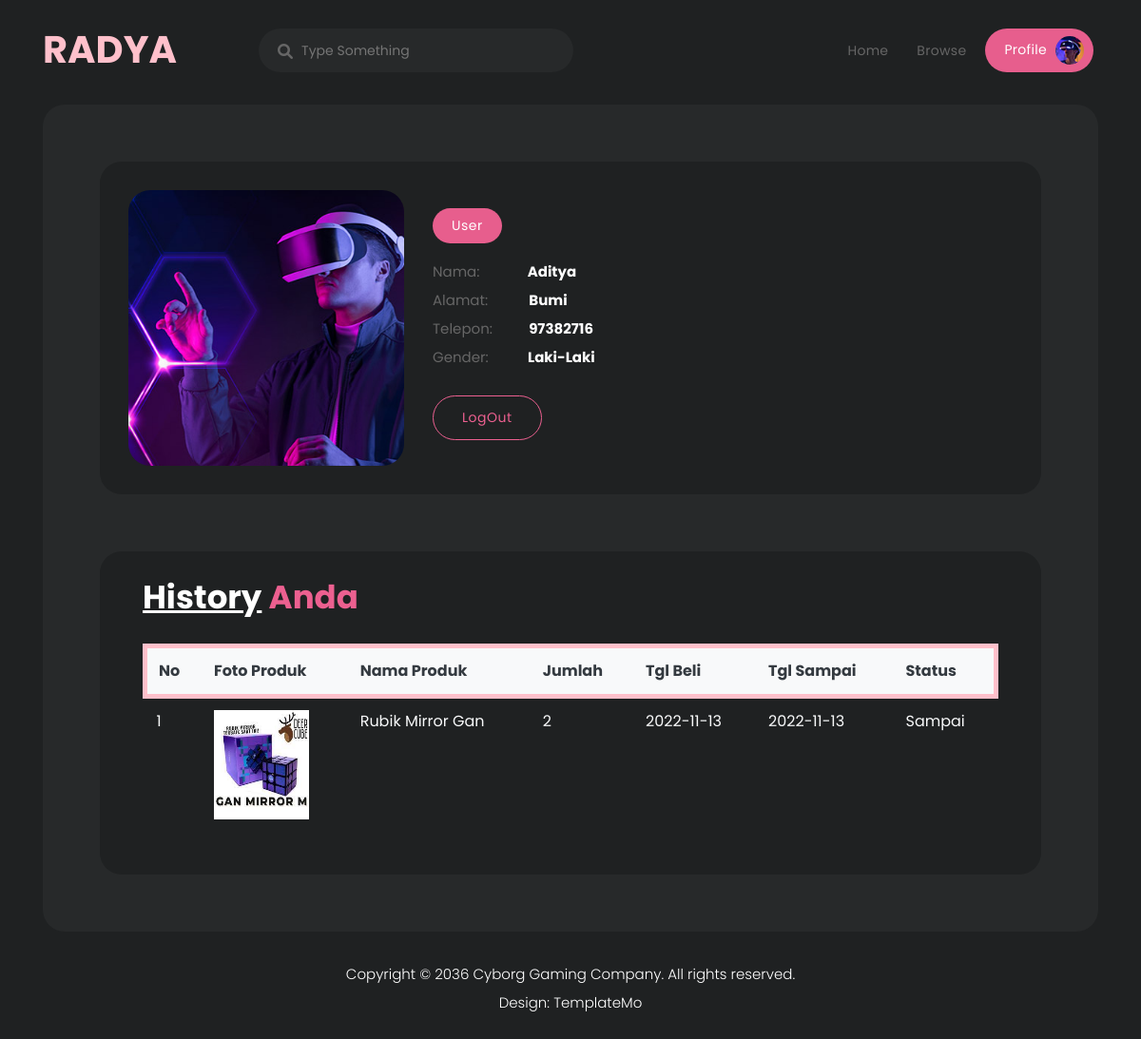
Screenshot of /user/profile.php (signed in) with the database file from the repository.
### tables this page shows
CREATE TABLE `user` (
  `id_user` int(100) NOT NULL,
  `nama` varchar(225) NOT NULL,
  `gender` enum('Laki-Laki','Perempuan') NOT NULL,
  `alamat` varchar(225) NOT NULL,
  `no_tlp` varchar(225) NOT NULL,
  `username` varchar(225) NOT NULL,
  `password` varchar(255) NOT NULL,
  `status` enum('user','petugas') NOT NULL
);

CREATE TABLE `transaksi` (
  `id_transaksi` int(100) NOT NULL,
  `id_produk` int(100) NOT NULL,
  `id_user` int(100) NOT NULL,
  `nama_produk` varchar(225) NOT NULL,
  `foto_produk` varchar(100) NOT NULL,
  `jumlah` int(11) NOT NULL,
  `tgl_beli` date NOT NULL,
  `tgl_selesai` date NOT NULL,
  `status` enum('Proses','Dikirim','Sampai') NOT NULL
);

### user/profile.php (the view, shortened to what this page needs)
<!DOCTYPE html>
<html lang="en">
  <head>
    <link href="../vendor/bootstrap/css/bootstrap.min.css" rel="stylesheet">
    <link rel="stylesheet" href="../assets/css/fontawesome.css">
    <link rel="stylesheet" href="../assets/css/templatemo-cyborg-gaming.css">
    <link rel="stylesheet" href="../assets/css/owl.css">
    <link rel="stylesheet" href="../assets/css/animate.css">
    <link rel="stylesheet"href="https://unpkg.com/swiper@7/swiper-bundle.min.css"/>
  </head>
<body>
  <header class="header-area header-sticky">
    <div class="container">
        <div class="row">
            <div class="col-12">
                <nav class="main-nav">
                    <a href="home.php" class="logo">
                    <h1 style="color:pink;">RADYA</h1>
                    </a>
                    <div class="search-input">
                      <form id="search" action="#">
                        <input type="text" placeholder="Type Something" id='searchText' name="searchKeyword" onkeypress="handle" />
                        <i class="fa fa-search"></i>
                      </form>
                    </div>
                    <ul class="nav">
                        <li><a href="home.php">Home</a></li>
                        <li><a href="https://www.tokopedia.com/" onclick="return confirm('Anda akan menuju tokopedia')" target="_blank">Browse</a></li>
                        <li><a href="profile.php" class="active">Profile <img src="assets/images/profile-header.jpg" alt=""></a></li>
                    </ul>
                </nav>
            </div>
        </div>
    </div>
  </header>
  <div class="container">
    <div class="row">
      <div class="col-lg-12">
        <div class="page-content">
          <div class="row">
            <div class="col-lg-12">
              <div class="main-profile ">
                <div class="row">
                  <div class="col-lg-4">
                    <img src="assets/images/profile.jpg" alt="" style="border-radius: 23px;">
                  </div>
                  <?php
                  include'../koneksi.php';
                  $qry_user=mysqli_query($sambung,"select * from user where username='".$_SESSION['username']."'");
                  $data_user=mysqli_fetch_array($qry_user);
                  ?>
                  <div class="col-lg-4 align-self-center">
                    <div class="main-info header-text">
                        <a href="#"><span><?=$_SESSION['status']?></span></a>
                      <p>Nama:<b style="color:white; margin-left:47px;">  <?=$_SESSION['nama']?></b></p>
                      <p>Alamat:<b style="color:white; margin-left:40px;">  <?=$data_user['alamat']?></b></p>
                      <p>Telepon:<b style="color:white; margin-left:35px;">  <?=$data_user['no_tlp']?></b></p>
                      <p>Gender:<b style="color:white; margin-left:38px;">  <?=$data_user['gender']?></b></p>
                      <div class="main-border-button">
                          <a href="../logout.php" onclick="return confirm('Ingin logout?')">LogOut</a>
                      </div>
                    </div>
                  </div>
                </div>
              </div>
            </div>
          </div>
          <div class="gaming-library profile-library">
            <div class="col-lg-12">
              <div class="heading-section">
                <h4><em>History</em> Anda</h4>
              </div>
                <table class="table">
                  <thead class="bg-light text-dark" style="border:5px solid pink;">
                        <th>No</th><th>Foto Produk</th><th>Nama Produk</th>
                        <th>Jumlah</th><th>Tgl Beli</th><th>Tgl Sampai</th><th>Status</th>
                  </thead>
                  <tbody class="text-light">
                          <?php
                          include'../koneksi.php';
                          $qry_history=mysqli_query($sambung,"select * from transaksi where id_user = '".$_SESSION['id_user']."' order by id_transaksi desc ");
                          $no=0;
                          while($data_history=mysqli_fetch_array($qry_history)){
                            $no++;
                            ?>
                            <tr>
                              <td><?=$no?></td>
                              <td><img src="../foto_produk/<?=$data_history['foto_produk']?>" style="width:100px;height:115px;"></td>
                              <td><?=$data_history['nama_produk'];?></td>
                              <td><?=$data_history['jumlah']?></td>
                              <td><?=$data_history['tgl_beli']?></td>
                              <td><?=$data_history['tgl_selesai']?></td>
                              <td><?=$data_history['status']?></td>
                            </tr>
                            <?php
                          }
                          ?>
                  </tbody>
                </table>
            </div>
          </div>
        </div>
      </div>
    </div>
  </div>
  <footer>
    <div class="container">
      <div class="row">
        <div class="col-lg-12">
          <p>Copyright © 2036 <a href="#">Cyborg Gaming</a> Company. All rights reserved.
          <br>Design: <a href="https://templatemo.com" target="_blank" title="free CSS templates">TemplateMo</a></p>
        </div>
      </div>
    </div>
  </footer>
  </body>
</html>

### rows the page displays
user: alamat "Bumi", no_tlp "97382716", gender "Laki-Laki"
transaksi: foto_produk (picture), nama_produk "Rubik Mirror Gan", jumlah "2", tgl_beli "2022-11-13", tgl_selesai "2022-11-13", status "Sampai"

### other values shown
$_SESSION['status'] "User"
$_SESSION['nama'] "Aditya"
